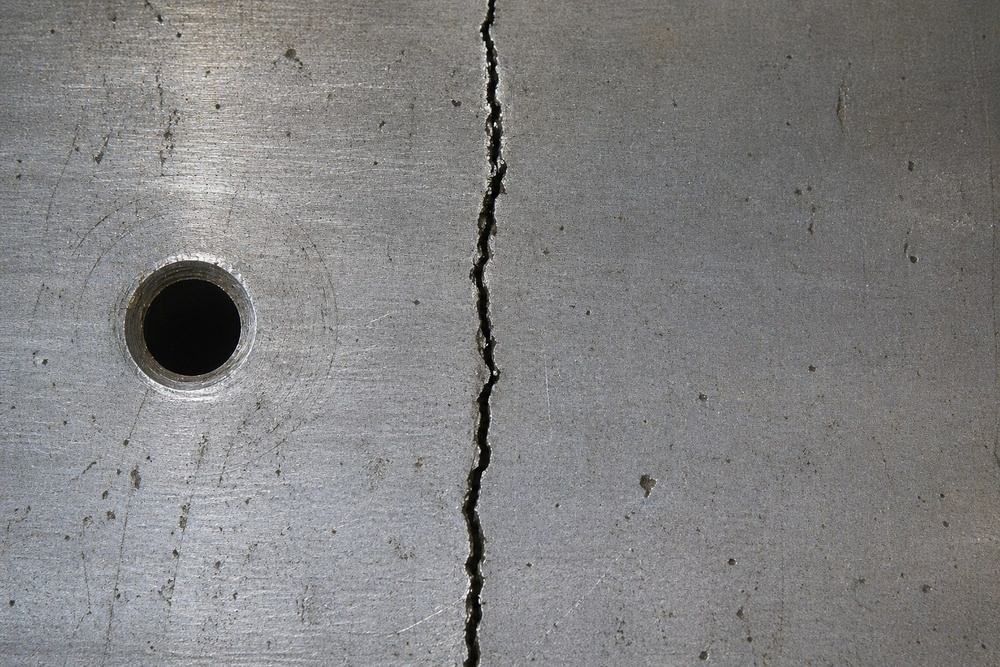
#> input picture Week14/crack.jpg, 1000 x 667 px, shrunk from 1536 x 1024 before the run
$ python main.py
#> lines starting #> are read from the running program, lines starting #| are printed output that depends on the picture; after the words box and inside, x2 and y2 are one past the last pixel; in counts of white or black regions, pixels touching at a corner belong together
import cv2
import numpy as np
import matplotlib.pyplot as plt

# Load original image
img = cv2.imread("crack.jpg")
#> img is the input picture: shape (667, 1000, 3); mean B, G, R 129.1, 129, 129.6
original = cv2.cvtColor(img, cv2.COLOR_BGR2RGB)

# 1. Grayscale
gray = cv2.cvtColor(img, cv2.COLOR_BGR2GRAY)

# 2. Contrast Enhancement (CLAHE) — make dark crack stand out more
clahe = cv2.createCLAHE(clipLimit=2.0, tileGridSize=(8, 8))
enhanced = clahe.apply(gray)
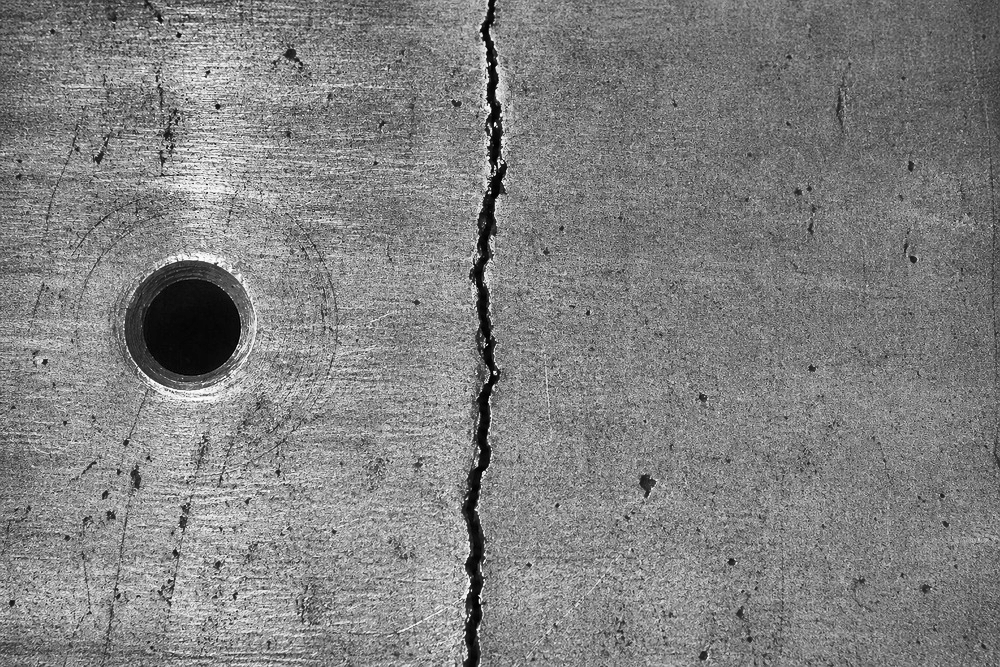
#> enhanced: shape (667, 1000); min 0, max 255, mean 128.7

# 3. Denoising — bilateral filter preserves edges while smoothing surface texture
denoised = cv2.bilateralFilter(enhanced, 9, 75, 75)

# 4. Edge Detection (Canny)
edges = cv2.Canny(denoised, 50, 150)
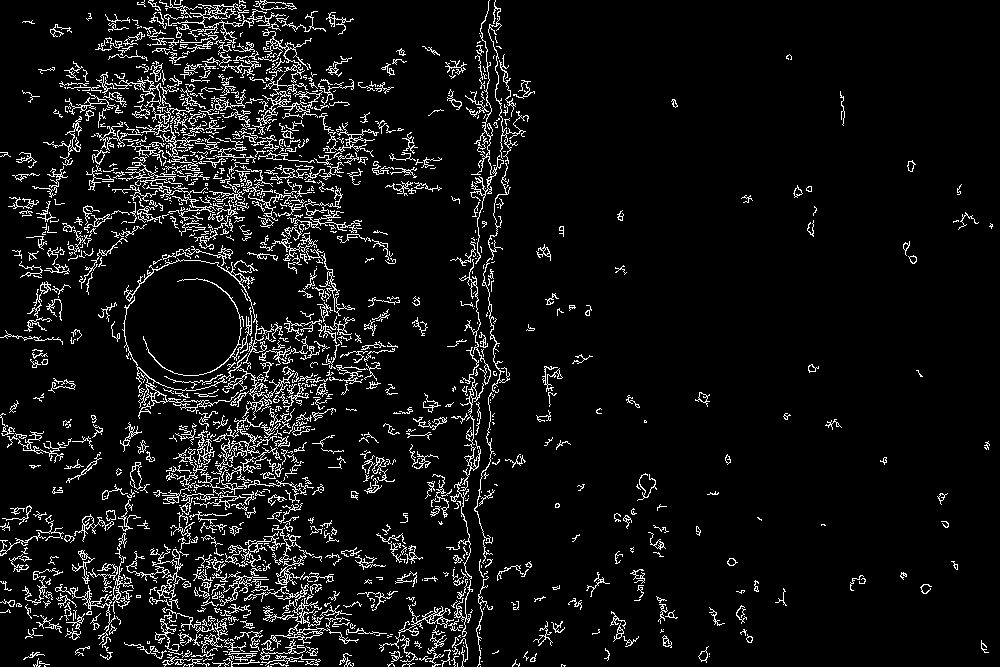
#> edges: shape (667, 1000); 7.3% white in thin lines or dots

# 5. Threshold — focus on the darkest regions (the crack is black)
# Use a fixed low threshold to isolate only the darkest pixels (crack + hole)
_, thresh = cv2.threshold(denoised, 80, 255, cv2.THRESH_BINARY_INV)
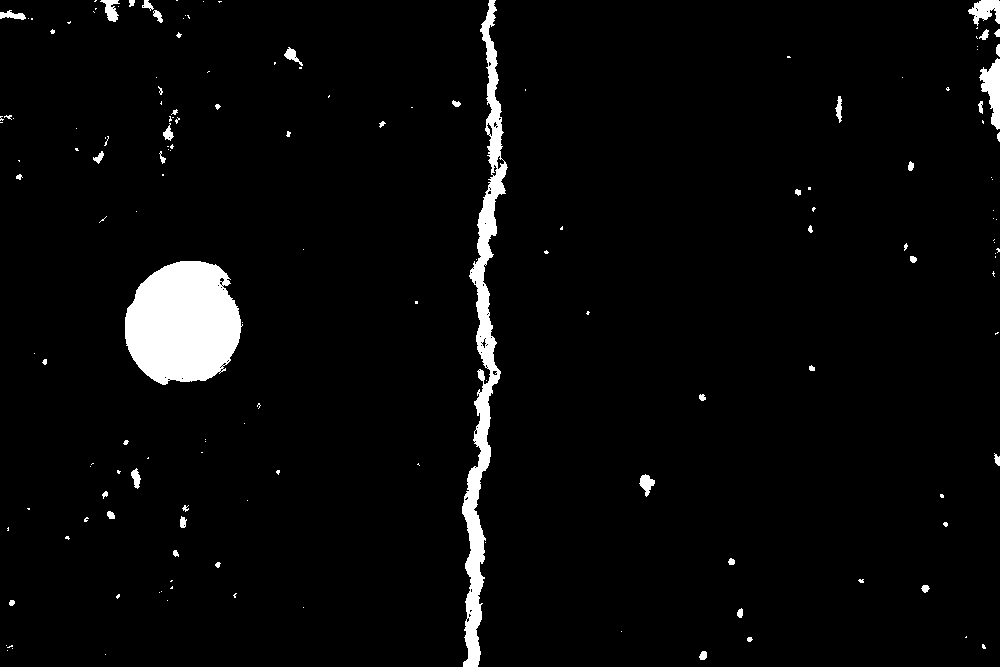
#> thresh: shape (667, 1000); 3.6% white; 159 white regions (109 under 20 px), largest, box (x1, y1, x2, y2) and area: (125, 261, 243, 385) 11242, (462, 0, 508, 667) 8359, (979, 58, 1000, 130) 826

# 6. Defect Mask — clean up threshold result
kernel = cv2.getStructuringElement(cv2.MORPH_ELLIPSE, (3, 3))
kernel_large = cv2.getStructuringElement(cv2.MORPH_RECT, (3, 7))  # Vertical kernel for vertical crack

# Remove small noise
opened = cv2.morphologyEx(thresh, cv2.MORPH_OPEN, kernel, iterations=1)
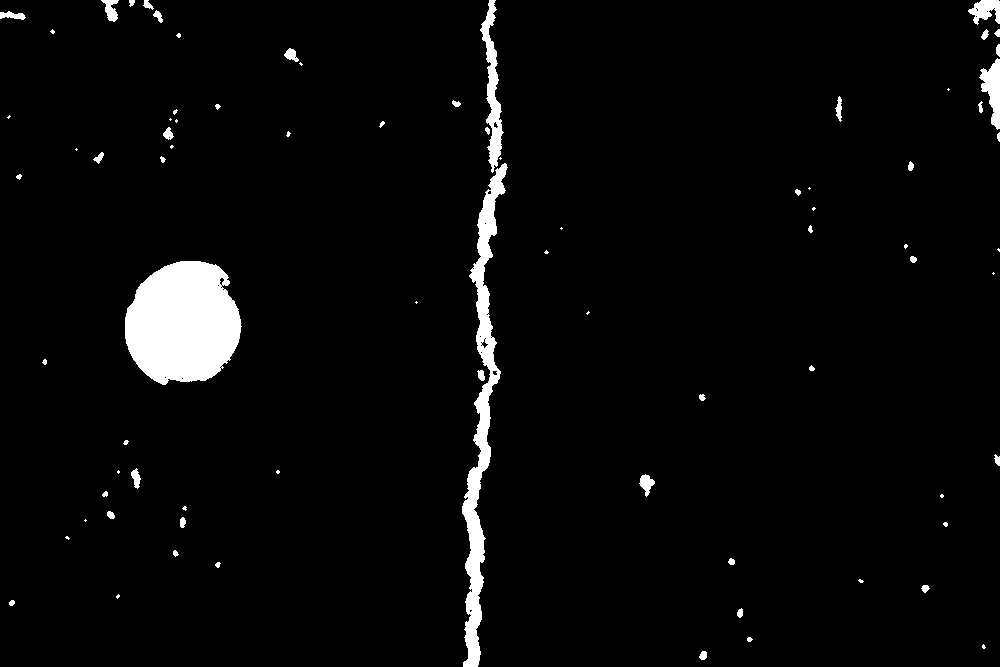
#> opened: shape (667, 1000); 3.5% white; 79 white regions (31 under 20 px), largest, box (x1, y1, x2, y2) and area: (125, 261, 242, 385) 11200, (462, 163, 508, 667) 6503, (480, 0, 504, 173) 1577
# Connect crack segments vertically
closed = cv2.morphologyEx(opened, cv2.MORPH_CLOSE, kernel_large, iterations=3)
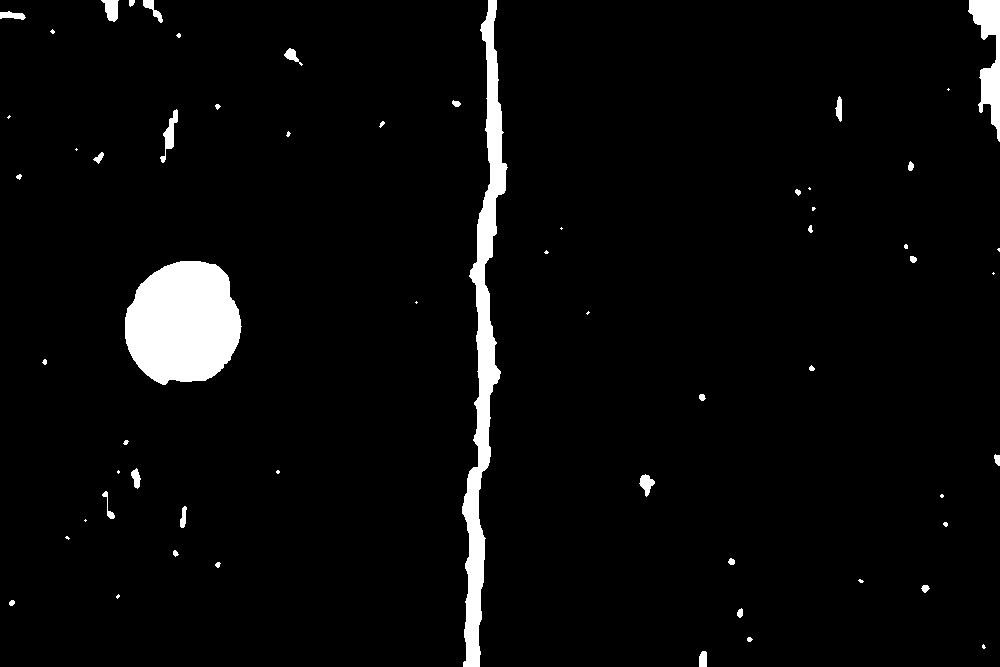
#> closed: shape (667, 1000); 3.9% white; 60 white regions (24 under 20 px), largest, box (x1, y1, x2, y2) and area: (125, 261, 242, 385) 11289, (462, 0, 508, 667) 9626, (968, 0, 1000, 142) 2071
# Clean up
defect_mask = cv2.morphologyEx(closed, cv2.MORPH_OPEN, kernel, iterations=1)
#> defect_mask: shape (667, 1000); 3.9% white; 64 white regions (25 under 20 px)

# Remove small blobs — keep only significant defects
contours_filter, _ = cv2.findContours(defect_mask, cv2.RETR_EXTERNAL, cv2.CHAIN_APPROX_SIMPLE)
#> contours_filter = 64 contours, 36 with area under 20; largest, box (x1, y1, x2, y2) and area: (125, 261, 242, 385) 11112, (462, 0, 508, 667) 8936, (968, 0, 1000, 142) 1885, (163, 109, 178, 149) 253, (101, 0, 119, 22) 228
defect_mask_clean = np.zeros_like(defect_mask)
for cnt in contours_filter:
    if cv2.contourArea(cnt) > 200:
        cv2.drawContours(defect_mask_clean, [cnt], -1, 255, -1)
#> this loop made 64 passes
#> cnt on passes 14, 28, 29, 30, 34, 36, 40, 45, 48, 53, 54: [[85, 519], [84, 520], [85, 521], [86, 520]], [[588, 311], [586, 313], [587, 314], [589, 312]], [[416, 301], [415, 302], [416, 303], [417, 302]], [[993, 272], [992, 273], [993, 274], [994, 273]], [[998, 248], [997, 249], [999, 251], [999, 248]], [[561, 227], [560, 228], [561, 229], [562, 228]], [[809, 187], [808, 188], [809, 189], [810, 188]], [[76, 148], [75, 149], [76, 150], [77, 149]], [[9, 115], [7, 117], [8, 118], [10, 116]], [[948, 88], [947, 89], [948, 90], [949, 89]], [[300, 62], [299, 63], [301, 65], [302, 64]]
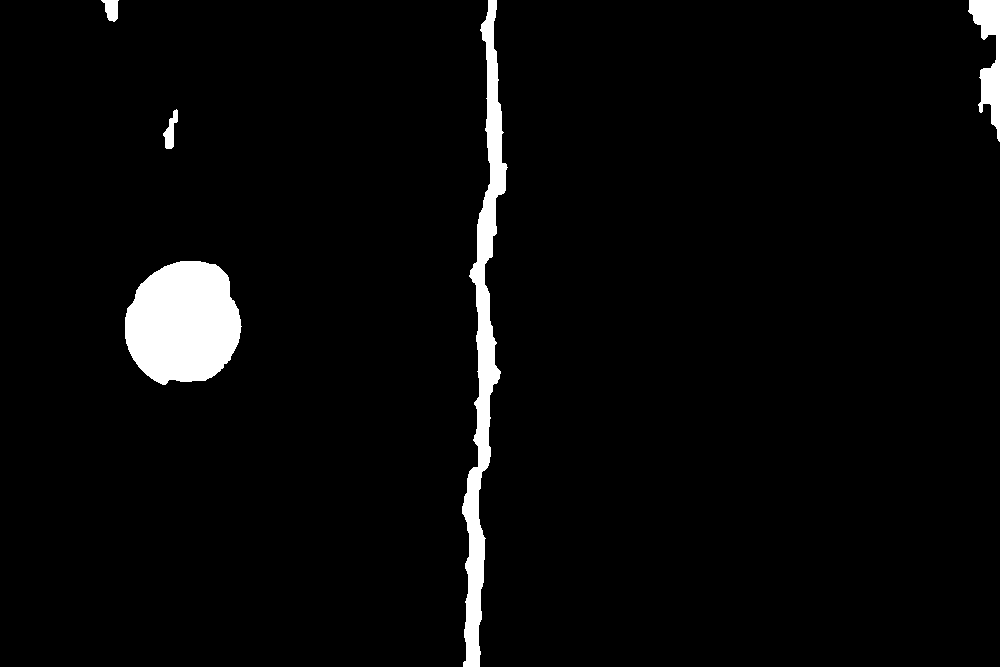
#> defect_mask_clean: shape (667, 1000); 3.5% white; 5 white regions
defect_mask = defect_mask_clean

# 7. Final Result — mark detected defects on original image
contours, _ = cv2.findContours(defect_mask, cv2.RETR_EXTERNAL, cv2.CHAIN_APPROX_SIMPLE)
#> contours = 5 contours; box (x1, y1, x2, y2) and area: (125, 261, 242, 385) 11112, (462, 0, 508, 667) 8936, (968, 0, 1000, 142) 1885, (163, 109, 178, 149) 253, (101, 0, 119, 22) 228

result = original.copy()
for cnt in contours:
    # Red contour
    cv2.drawContours(result, [cnt], -1, (255, 0, 0), 2)
    # Green bounding box
    x, y, w, h = cv2.boundingRect(cnt)
    cv2.rectangle(result, (x, y), (x + w, y + h), (0, 255, 0), 2)
    cv2.putText(result, "Defect", (x, y - 10),
                cv2.FONT_HERSHEY_SIMPLEX, 0.7, (255, 0, 0), 2)
#> this loop made 5 passes
#> (x, y, w, h) on passes 1 to 5: (125, 261, 117, 124), (163, 109, 15, 40), (968, 0, 32, 142), (462, 0, 46, 667), (101, 0, 18, 22)
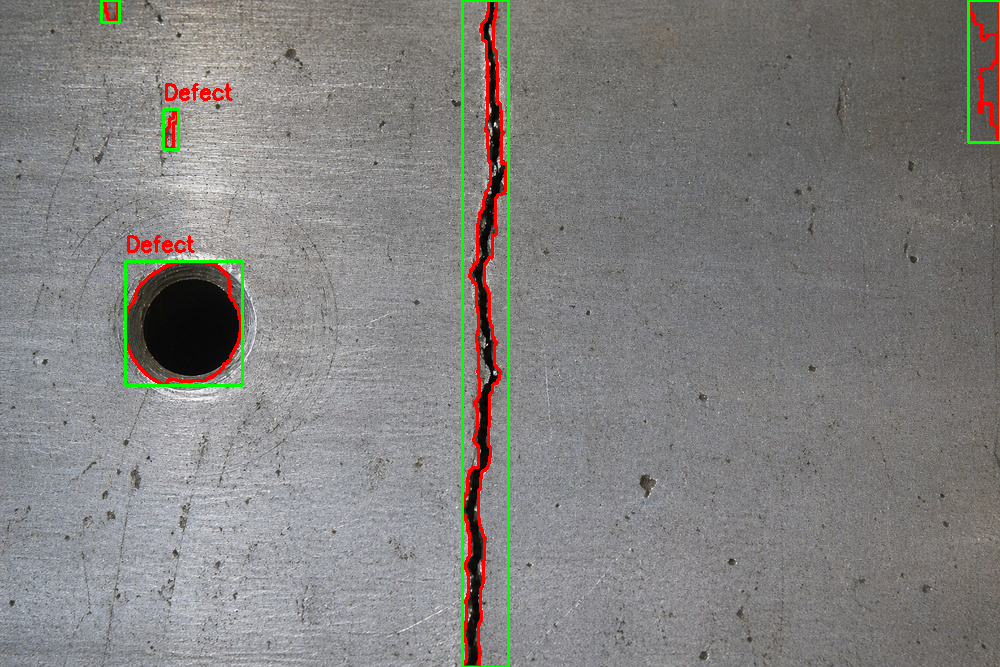
#> result: shape (667, 1000, 3); mean R, G, B 129.9, 129, 126.5

# Display all 8 steps
titles = [
    "1. Original",
    "2. Grayscale",
    "3. Contrast Enhanced (CLAHE)",
    "4. Denoised",
    "5. Edge Detection (Canny)",
    "6. Threshold",
    "7. Defect Mask",
    "8. Final Result - Detected Defects"
]

images = [original, gray, enhanced, denoised, edges, thresh, defect_mask, result]
cmaps = [None, "gray", "gray", "gray", "gray", "gray", "gray", None]

fig, axes = plt.subplots(2, 4, figsize=(20, 10))
fig.suptitle("Defect Detection Pipeline", fontsize=18, fontweight="bold")

for i, ax in enumerate(axes.flat):
    ax.imshow(images[i], cmap=cmaps[i])
    ax.set_title(titles[i], fontsize=12, fontweight="bold")
    ax.axis("off")

plt.tight_layout()
plt.savefig("defect_detection_result.png", dpi=150, bbox_inches="tight")
plt.show()

print("Done! Results saved to 'defect_detection_result.png'")
